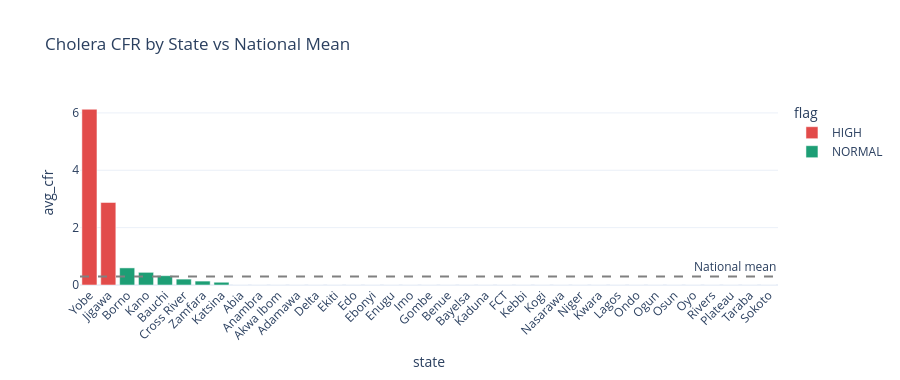

The notebook cell saved with this chart:
### Markdown cell above
## 8. CFR Benchmarking

### Code cell
print('CFR benchmarking by disease...\n')

for disease in df['disease'].unique():
    cfr_df = benchmark_cfr(df, disease=disease)
    if cfr_df.empty:
        continue
    high_cfr = cfr_df[cfr_df['flag'] == 'HIGH']
    nat_mean = cfr_df['national_mean_cfr'].iloc[0]
    print(f'  {disease:<20} National mean CFR: {nat_mean:.2f}%')
    if not high_cfr.empty:
        high_states = ', '.join(high_cfr['state'].tolist())
        print(f'    ⚠️  HIGH CFR states: {high_states}')

# Visualise CFR benchmark for cholera
cfr_cholera = benchmark_cfr(df, disease=Diseases.CHOLERA)
if not cfr_cholera.empty:
    fig = px.bar(
        cfr_cholera.sort_values('avg_cfr', ascending=False),
        x='state', y='avg_cfr', color='flag',
        color_discrete_map={'HIGH':'#E24B4A','NORMAL':'#1D9E75','LOW':'#85B7EB'},
        title='Cholera CFR by State vs National Mean',
        template='plotly_white',
    )
    fig.add_hline(
        y=cfr_cholera['national_mean_cfr'].iloc[0],
        line_dash='dash', line_color='grey',
        annotation_text='National mean'
    )
    fig.update_layout(height=380, xaxis_tickangle=-45)
    fig.show()

### Figure 1 — Plotly figure (JSON) as saved in the notebook; plotly's stock layout.template omitted (floating-point values rounded to 4 significant figures)
{"data": [{"hovertemplate": "flag=HIGH<br>state=%{x}<br>avg_cfr=%{y}<extra></extra>", "legendgroup": "HIGH", "marker": {"color": "#E24B4A", "pattern": {"shape": ""}}, "name": "HIGH", "orientation": "v", "showlegend": true, "textposition": "auto", "type": "bar", "x": ["Yobe", "Jigawa"], "xaxis": "x", "y": [6.128, 2.878], "yaxis": "y"}, {"hovertemplate": "flag=NORMAL<br>state=%{x}<br>avg_cfr=%{y}<extra></extra>", "legendgroup": "NORMAL", "marker": {"color": "#1D9E75", "pattern": {"shape": ""}}, "name": "NORMAL", "orientation": "v", "showlegend": true, "textposition": "auto", "type": "bar", "x": ["Borno", "Kano", "Bauchi", "Cross River", "Zamfara", "Katsina", "Abia", "Anambra", "Akwa Ibom", "Adamawa", "Delta", "Ekiti", "Edo", "Ebonyi", "Enugu", "Imo", "Gombe", "Benue", "Bayelsa", "Kaduna", "FCT", "Kebbi", "Kogi", "Nasarawa", "Niger", "Kwara", "Lagos", "Ondo", "Ogun", "Osun", "Oyo", "Rivers", "Plateau", "Taraba", "Sokoto"], "xaxis": "x", "y": [0.5963, 0.4415, 0.3247, 0.2057, 0.1366, 0.096, 0.0, 0.0, 0.0, 0.0, 0.0, 0.0, 0.0, 0.0, 0.0, 0.0, 0.0, 0.0, 0.0, 0.0, 0.0, 0.0, 0.0, 0.0, 0.0, 0.0, 0.0, 0.0, 0.0, 0.0, 0.0, 0.0, 0.0, 0.0, 0.0], "yaxis": "y"}], "layout": {"annotations": [{"showarrow": false, "text": "National mean", "x": 1, "xanchor": "right", "xref": "x domain", "y": 0.292, "yanchor": "bottom", "yref": "y"}], "barmode": "relative", "height": 380, "legend": {"title": {"text": "flag"}, "tracegroupgap": 0}, "shapes": [{"line": {"color": "grey", "dash": "dash"}, "type": "line", "x0": 0, "x1": 1, "xref": "x domain", "y0": 0.292, "y1": 0.292, "yref": "y"}], "title": {"text": "Cholera CFR by State vs National Mean"}, "xaxis": {"anchor": "y", "domain": [0, 1], "tickangle": -45, "title": {"text": "state"}}, "yaxis": {"anchor": "x", "domain": [0, 1], "title": {"text": "avg_cfr"}}}}
